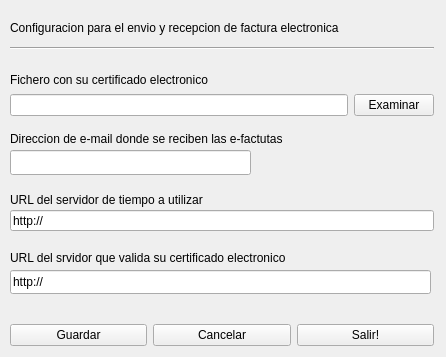
<ui version="4.0" >
 <author></author>
 <comment></comment>
 <exportmacro></exportmacro>
 <class>EFacturaBase</class>
 <widget class="QWidget" name="EFacturaBase" >
  <property name="geometry" >
   <rect>
    <x>0</x>
    <y>0</y>
    <width>446</width>
    <height>357</height>
   </rect>
  </property>
  <property name="windowTitle" >
   <string>Configuracion Factura Electronica</string>
  </property>
  <widget class="QWidget" name="layoutWidget" >
   <property name="geometry" >
    <rect>
     <x>10</x>
     <y>320</y>
     <width>424</width>
     <height>30</height>
    </rect>
   </property>
   <layout class="QHBoxLayout" >
    <property name="margin" >
     <number>0</number>
    </property>
    <property name="spacing" >
     <number>6</number>
    </property>
    <item>
     <widget class="QPushButton" name="mui_guardar" >
      <property name="text" >
       <string>Guardar</string>
      </property>
     </widget>
    </item>
    <item>
     <widget class="QPushButton" name="mui_cancelar" >
      <property name="text" >
       <string>Cancelar</string>
      </property>
     </widget>
    </item>
    <item>
     <widget class="QPushButton" name="mui_salir" >
      <property name="text" >
       <string>Salir!</string>
      </property>
     </widget>
    </item>
   </layout>
  </widget>
  <widget class="QLabel" name="labelECertificado" >
   <property name="geometry" >
    <rect>
     <x>10</x>
     <y>70</y>
     <width>424</width>
     <height>20</height>
    </rect>
   </property>
   <property name="text" >
    <string>Fichero con su certificado electronico</string>
   </property>
  </widget>
  <widget class="Line" name="line" >
   <property name="geometry" >
    <rect>
     <x>10</x>
     <y>40</y>
     <width>424</width>
     <height>16</height>
    </rect>
   </property>
   <property name="orientation" >
    <enum>Qt::Horizontal</enum>
   </property>
  </widget>
  <widget class="QWidget" name="layoutWidget" >
   <property name="geometry" >
    <rect>
     <x>10</x>
     <y>90</y>
     <width>424</width>
     <height>30</height>
    </rect>
   </property>
   <layout class="QHBoxLayout" >
    <property name="margin" >
     <number>0</number>
    </property>
    <property name="spacing" >
     <number>6</number>
    </property>
    <item>
     <widget class="QLineEdit" name="mui_ficheroECertificado" />
    </item>
    <item>
     <widget class="QPushButton" name="mui_examinaECertificado" >
      <property name="text" >
       <string>Examinar</string>
      </property>
     </widget>
    </item>
   </layout>
  </widget>
  <widget class="QLabel" name="labelServidorValidaCert" >
   <property name="geometry" >
    <rect>
     <x>10</x>
     <y>250</y>
     <width>411</width>
     <height>16</height>
    </rect>
   </property>
   <property name="text" >
    <string>URL del srvidor que valida su certificado electronico</string>
   </property>
  </widget>
  <widget class="QLineEdit" name="mui_URLServidorTiempo" >
   <property name="geometry" >
    <rect>
     <x>10</x>
     <y>210</y>
     <width>424</width>
     <height>21</height>
    </rect>
   </property>
   <property name="text" >
    <string>http://</string>
   </property>
  </widget>
  <widget class="QLineEdit" name="mui_URLServidorValidaCert" >
   <property name="geometry" >
    <rect>
     <x>10</x>
     <y>270</y>
     <width>421</width>
     <height>24</height>
    </rect>
   </property>
   <property name="text" >
    <string>http://</string>
   </property>
  </widget>
  <widget class="QLabel" name="labelEncabezado" >
   <property name="geometry" >
    <rect>
     <x>10</x>
     <y>20</y>
     <width>424</width>
     <height>16</height>
    </rect>
   </property>
   <property name="text" >
    <string>Configuracion para el envio y recepcion de factura electronica</string>
   </property>
  </widget>
  <widget class="QLabel" name="labelServidorTiempo" >
   <property name="geometry" >
    <rect>
     <x>10</x>
     <y>190</y>
     <width>424</width>
     <height>20</height>
    </rect>
   </property>
   <property name="text" >
    <string>URL del servidor de tiempo a utilizar</string>
   </property>
  </widget>
  <widget class="QLineEdit" name="mui_email" >
   <property name="geometry" >
    <rect>
     <x>10</x>
     <y>150</y>
     <width>241</width>
     <height>25</height>
    </rect>
   </property>
  </widget>
  <widget class="QLabel" name="label" >
   <property name="geometry" >
    <rect>
     <x>10</x>
     <y>130</y>
     <width>421</width>
     <height>17</height>
    </rect>
   </property>
   <property name="text" >
    <string>Direccion de e-mail donde se reciben las e-factutas</string>
   </property>
  </widget>
 </widget>
 <pixmapfunction></pixmapfunction>
 <tabstops>
  <tabstop>mui_ficheroECertificado</tabstop>
  <tabstop>mui_examinaECertificado</tabstop>
  <tabstop>mui_URLServidorTiempo</tabstop>
  <tabstop>mui_guardar</tabstop>
  <tabstop>mui_cancelar</tabstop>
  <tabstop>mui_salir</tabstop>
 </tabstops>
 <resources/>
 <connections>
  <connection>
   <sender>mui_salir</sender>
   <signal>clicked()</signal>
   <receiver>EFacturaBase</receiver>
   <slot>close()</slot>
   <hints>
    <hint type="sourcelabel" >
     <x>257</x>
     <y>251</y>
    </hint>
    <hint type="destinationlabel" >
     <x>109</x>
     <y>93</y>
    </hint>
   </hints>
  </connection>
 </connections>
</ui>
